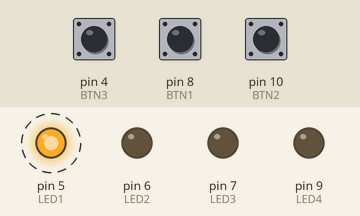
The sketch below on a simulated Arduino Uno, built with avr-gcc and run on an emulated ATmega328P. Shown: output pins drawn as LEDs (lit = HIGH). Dashed ring = blinking. The test bench sets the inputs (shaded band); at power-on: pin 4 (BTN3) HIGH, pin 8 (BTN1) HIGH, pin 10 (BTN2) HIGH.

Above: at 5.05 s.
5.1 s: pin 4 (BTN3) pulled LOW for 0.15 s
At 5.5 s:
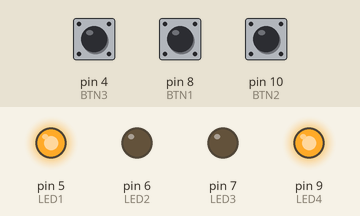
8.1 s: pin 8 (BTN1) pulled LOW for 0.15 s
At 8.9 s:
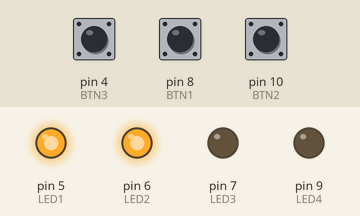
11.1 s: pin 10 (BTN2) pulled LOW for 0.15 s
At 11.5 s:
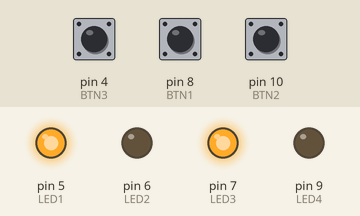
14.1 s: pin 4 (BTN3) pulled LOW for 3.2 s
At 18.1 s:
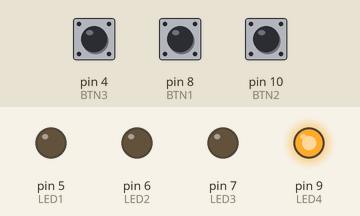
18.8 s: pin 8 (BTN1) pulled LOW for 1 s
At 19.6 s:
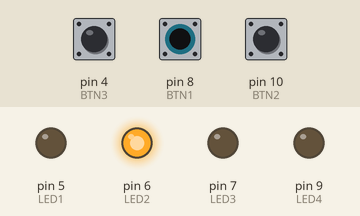
21.8 s: pin 10 (BTN2) pulled LOW for 1 s
At 22.2 s:
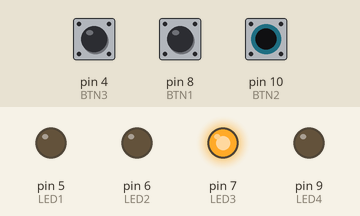
Timing chart, 0 to 25.8 s (numbered marks = the images above; inputs shaded):
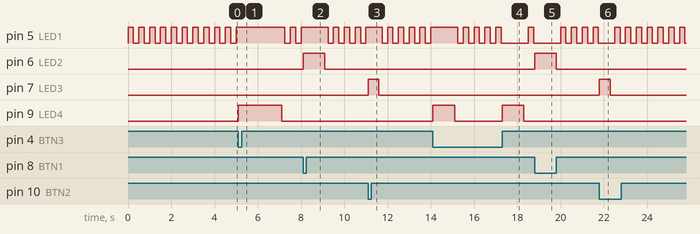

The sketch:

ex1.ino
```cpp
#define LED1 (1 << PD5)//LED 1 - AZUL
#define LED2 (1 << PD6)//LED 2 - AMARELO
#define LED3 (1 << PD7)//LED 3 - VERDE
#define LED4 (1 << PB1)//LED 4 - VERMELHO
#define BTN1 (1 << PB0)//BOTAO 1 PCINT0
#define BTN2 (1 << PB2)//BOTAO 2 PCINT2
#define BTN3 (1 << PD4)//BOTAO 3 PCINT20

//PCMSK0
ISR(PCINT0_vect){
    //Acender PD6 e PD7
    if(!(PINB & BTN1)){
        PORTD |= LED2;
        _delay_ms(1000);
        PORTD &= ~LED2;
        return;
    }
    else if(!(PINB & BTN2)){
        PORTD |= LED3;
        _delay_ms(500);
        PORTD &= ~LED3;
        return;
    }
}
//PCMSK2
ISR(PCINT2_vect){
    //Aceder PB1
    PORTB |= LED4;
    _delay_ms(1000);
    PORTB &= ~LED4;
}

int main(void){
    //Habilitar saida LEDs
    DDRD |= LED1 + LED2 + LED3;
  	DDRB |= LED4;
    //Desativar LEDs
    PORTD &= ~(LED1 + LED2 + LED3);
    PORTB &= ~LED4;

  	//pull-up
    PORTB |= BTN1 + BTN2;
    PORTD |= BTN3;

    //Habilita interrupção no grupo PCINT2
    //PCIE0 -> PCMSK0
    //PCIE2 -> PCMSK2
    PCICR |= ((1 << PCIE0) + (1 << PCIE2));
    // Habilita PCINT no pino PD4 -> PCINT20
    PCMSK0 |= BTN1 + BTN2;
    PCMSK2 |= BTN3;

    // Habilita Interrupções globais
    sei();

    while (1)
    {
        PORTD ^= LED1;
        _delay_ms(250);
    }
}
```

Measured:
- after the input at 5.1 s, pin 9 (LED4): LOW → HIGH at once, → LOW 2.0 s later
- after the input at 8.1 s, pin 6 (LED2): LOW → HIGH at once, → LOW 1.0 s later
- after the input at 11.1 s, pin 7 (LED3): LOW → HIGH at once, → LOW 0.50 s later
- after the input at 14.1 s, pin 9 (LED4): alternates HIGH for 1.0 s and LOW for 2.2 s, starting at once
- after the input at 18.8 s, pin 6 (LED2): LOW → HIGH at once, → LOW 1.0 s later
- after the input at 21.8 s, pin 7 (LED3): LOW → HIGH at once, → LOW 0.50 s later
- by itself, pin 5 (LED1): alternates HIGH for 0.25 s and LOW for 0.25 s
